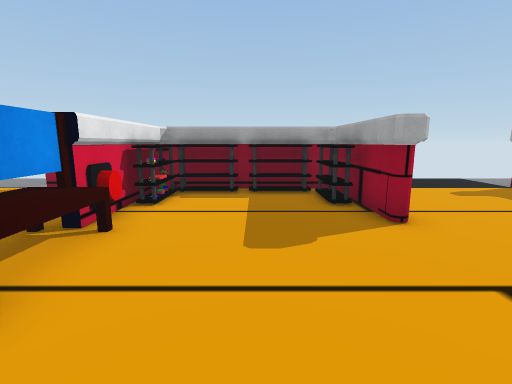
[1] (above)

16 first-person views from a walk through a scene from a Unity 3-D project. The camera is 1.5 m above the floor, tilts 10° down and sees 85° across. Doors are open. The floor is counted in squares, 1 m on a side. Each view is taken from the middle of a square. On the plan, view 1 faces up. The plan holds only what a view shows up to about 14 squares ahead; the rest is blank. The place goes on beyond the plan. The player is left out. Some surface patterns are stand-ins.

[2]
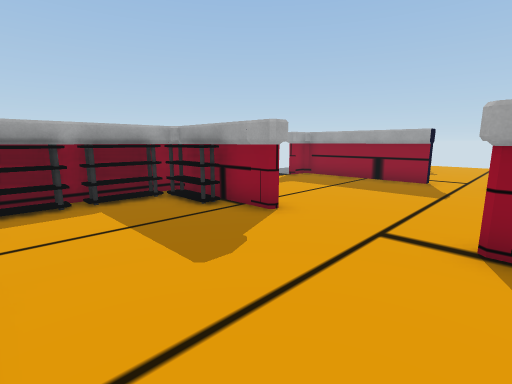

[3]
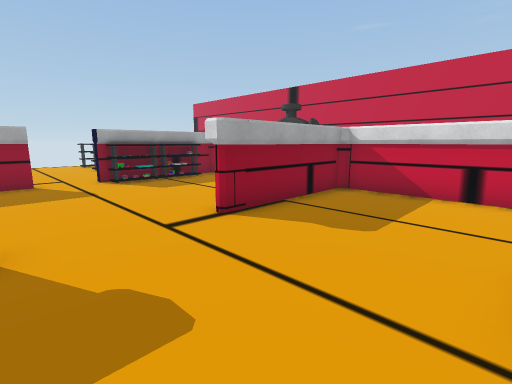

[4]
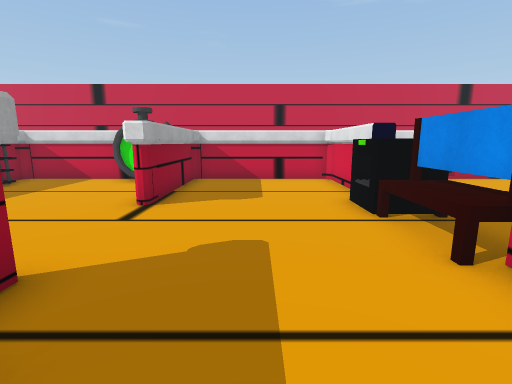

[5]
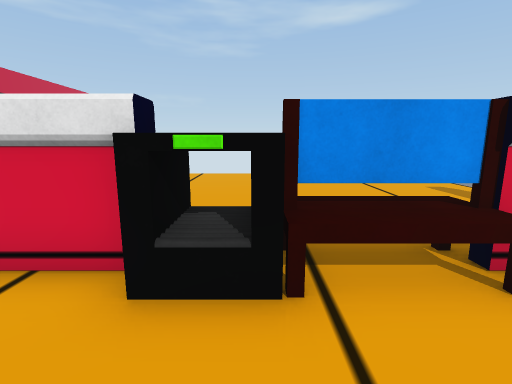

[6]
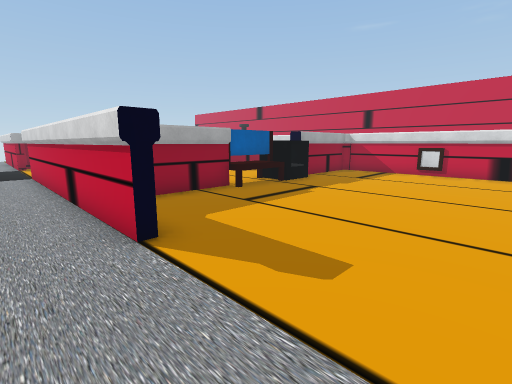

[7]
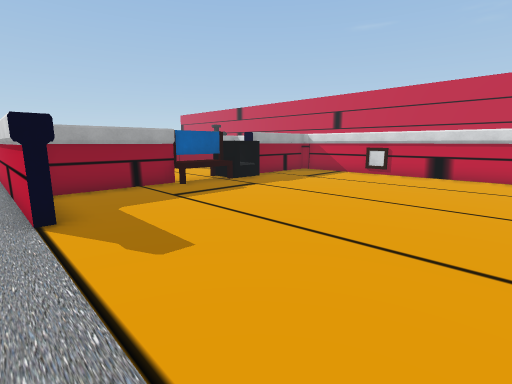

[8]
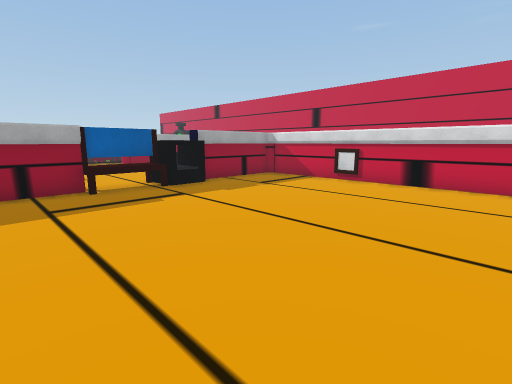

[9]
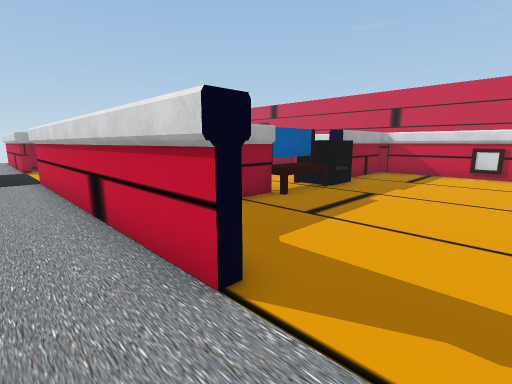

[10]
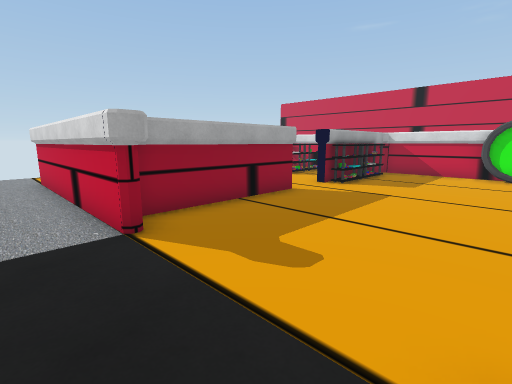

[11]
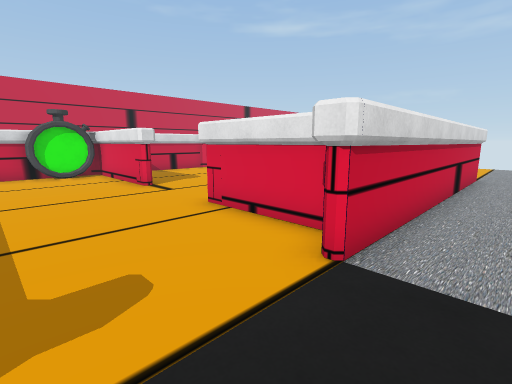

[12]
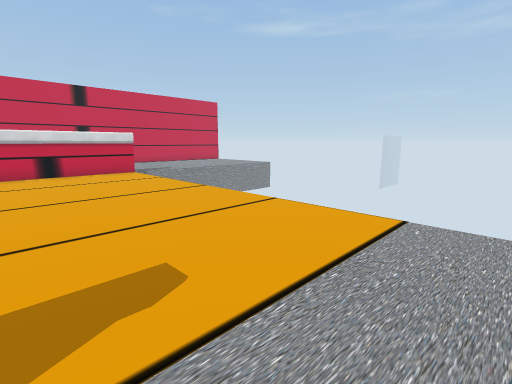

[13]
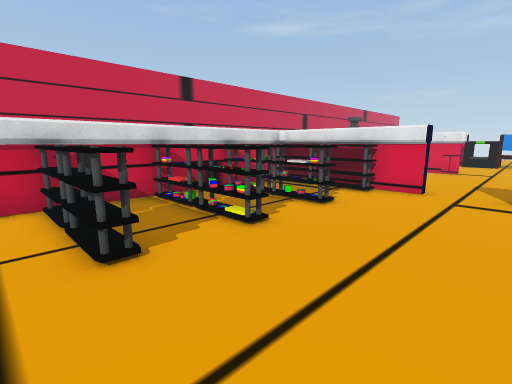

[14]
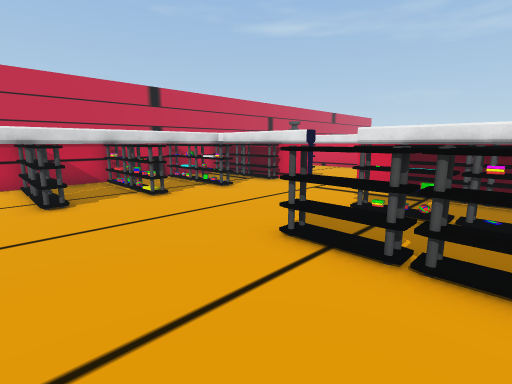

[15]
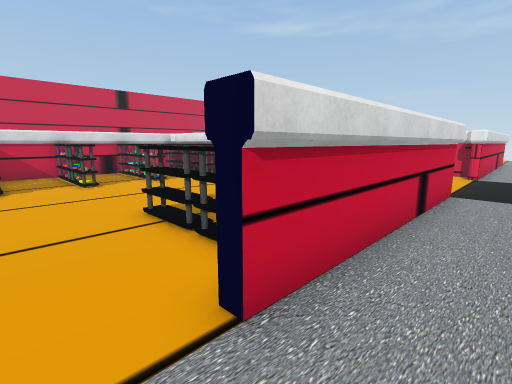

[16]
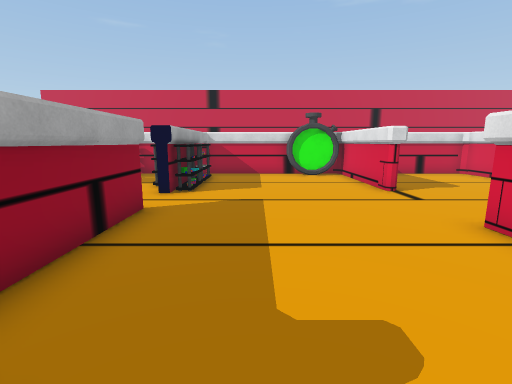

### Floor plan
Points are (right, up) in squares from view 1. A wall is a line through its corners. A room is listed if a view was taken in it or the views show most of it. See-through windows are left out.
Room 1 (views 1, 2, 3, 4, 5, 6, 7, 8, 9, 10, 11, 12, 16)
walls: (-2.5, 2.2) (-2.5, 0.8); (-3.4, 5.5) (-3.4, 8.6); (-3.1, 0.7) (-3.1, -3.6) (2.6, -3.6) (2.6, 1.4) (2.9, 1.4) (2.9, -3.6); (-3.1, 7.5) (-3.1, 5.4); (-4, 0.6) (-4, 2.2) (-2.7, 2.2); (-2.4, 9.1) (-3.1, 9.1) (-3.1, 8.4); (0.5, 9.1) (-1.6, 9.1); (-6.9, 8.9) (-6.9, 9.4) (3.9, 9.4) (3.9, 9); (2.9, 9) (2.9, 5.1) (2.6, 5.1) (2.6, 9.1) (1.4, 9.1); (5, -3.6) (9.6, -3.6) (9.6, -2.4); (9.6, 3.7) (9.6, 9.1) (8.6, 9.1) (8.6, 9.4); (9.6, -0.5) (9.6, 1.7); (-13.8, -3.6) (-3.4, -3.6) (-3.4, 0.7)
low walls: (-2.7, 2.2) (-2.7, 1); (-3.1, 2) (-3.1, 1); (-3.3, 2) (-3.3, 1); (-3.9, 2) (-3.9, 1)
ways out: opening at (9.6, 8.4) to room 2; open door at (10, 3) to room 2
objects: other object (-4, 3) to (-3, 5); other object (-3, 5); other object (-3, 8); other object (-2, 9); other object (1, 9); other object (2, 7) to (2, 8); other object (4, -3) to (5, -3); other object (9, -2) to (9, -1); other object (9, 0) to (9, 1)
Room 2 (views 13, 14, 15)
walls: (9.9, 5.6) (9.9, 3.7); (9.9, 1.7) (9.9, -0.5); (9.9, 7.6) (9.9, 6.5); (9.9, -2.4) (9.9, -3.6) (18.9, -3.6); (8.6, 9.4) (16.6, 9.4)
ways out: opening at (9.6, 8.4) to room 1; open door at (10, 3) to room 1; gap at (19, -4)
objects: other object (10, -2); other object (10, -1); other object (10, 6); other object (10, 8); other object (13, -3) to (13, -2); other object (13, -1) to (13, 0); other object (13, 5) to (13, 6); other object (13, 7) to (13, 8); other object (15, -3) to (15, -2); other object (15, -1) to (15, 0); other object (15, 5) to (15, 6); other object (15, 7) to (15, 8); other object (18, -3) to (18, -2); other object (18, -1) to (18, 0)

Positions as (right, up) in squares from view 1, and headings:
1: (0, 0), facing up
2: (-2, 1), facing up-right
3: (-2, 5), facing down-right
4: (0, 8), facing down
5: (0, 2), facing left
6: (-11, 11), facing down-right
7: (-13, 10), facing down-right
8: (-13, 7), facing down-right
9: (-9, 11), facing down-right
10: (4, 11), facing down-right
11: (7, 11), facing down-left
12: (-8, 11), facing down-left
13: (19, 4), facing down-left
14: (19, 8), facing down-left
15: (18, 11), facing down-left
16: (7, 10), facing down
